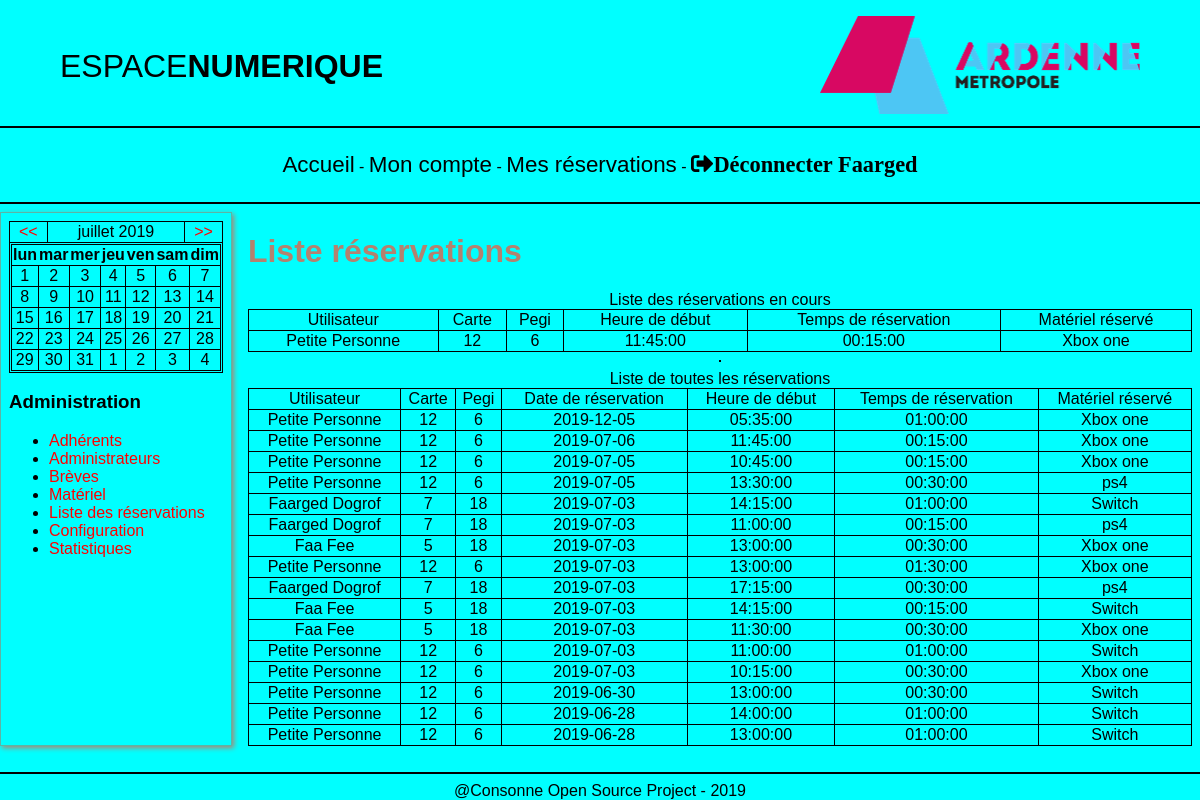
Screenshot of /liste_reservation.php (signed in) with the database file from the repository.
### tables this page shows
CREATE TABLE `fait` (
  `id_resa` int(11) NOT NULL,
  `id_user` int(11) NOT NULL
);

CREATE TABLE `users` (
  `id_user` int(11) NOT NULL,
  `nom` varchar(50) NOT NULL,
  `prenom` varchar(50) NOT NULL,
  `date_naissance` date NOT NULL COMMENT 'format AAAA-JJ-MM',
  `date_inscription` date NOT NULL COMMENT 'format AAAA-JJ-MM',
  `pseudo` varchar(50) NOT NULL,
  `carte` varchar(50) NOT NULL,
  `pass` varchar(250) NOT NULL,
  `pegi` varchar(50) NOT NULL,
  `statut` varchar(50) NOT NULL,
  `fin_inscription` date NOT NULL COMMENT 'formule date inscription + 365'
);

CREATE TABLE `reservation` (
  `id_resa` int(11) NOT NULL,
  `date_resa` date NOT NULL COMMENT 'format AAAA-JJ-MM',
  `debut_resa` time NOT NULL,
  `duree` time NOT NULL,
  `materiel_res` varchar(50) NOT NULL
);

### php/requetes/resa_journalieres.php (called while the page is built)
<?php
  require "php/connex_bdd.php";
  $date = date("Y-m-d");
  $reponse = $bdd->prepare("SELECT * FROM reservation, users, fait
    WHERE reservation.id_resa = fait.id_resa
    AND users.id_user = fait.id_user
    AND reservation.date_resa = :date_jour
    AND CURTIME() <= ADDTIME(debut_resa, duree)
    ORDER BY date_resa DESC");
  $reponse->execute(array(
    'date_jour' => $date
  ));
?>

### php/requetes/liste_resa.php (called while the page is built)
<?php   require "php/connex_bdd.php";
  $reponse = $bdd->prepare("SELECT * FROM reservation, users, fait
      WHERE reservation.id_resa = fait.id_resa
      AND users.id_user = fait.id_user
      ORDER BY date_resa DESC ");
      $reponse->execute();?>

### liste_reservation.php (the view, shortened to what this page needs)
<?php
if ($_SESSION['statut'] == 'administrateur')
{
?>
<!DOCTYPE html>
<html lang="fr">
  <head>
    <link rel="stylesheet" href="css/fontawesome-5.9.0/css/all.min.css">
    <link rel="stylesheet" href="css/main.css">
  </head>
  <body>
    <?php include "header.php"; ?>
    <div class="corps">
      <?php include 'navadmin.php'; ?>
      <div class="contenu">
        <h1>Liste réservations</h1>
        <table>
          <caption>Liste des réservations en cours</caption>
          <tr>
            <td>Utilisateur</td>
            <td>Carte</td>
            <td>Pegi</td>
            <td>Heure de début</td>
            <td>Temps de réservation</td>
            <td>Matériel réservé</td>
          </tr>
          <?php include 'php/requetes/resa_journalieres.php'; ?>
          <?php while ($donnees = $reponse->fetch()){ ?>
          <tr>
            <td><?php echo $donnees['nom']." ".$donnees['prenom']; ?></td>
            <td><?php echo $donnees['carte']; ?></td>
            <td><?php echo $donnees['pegi']; ?></td>
            <td><?php echo $donnees['debut_resa']; ?></td>
            <td><?php echo $donnees['duree'] ?></td>
            <td><?php echo $donnees['materiel_res'] ?></td>
          </tr>
          <?php } ?>
        </table>
        <hr>
        <table>
          <caption>Liste de toutes les réservations</caption>
          <tr>
            <td>Utilisateur</td>
            <td>Carte</td>
            <td>Pegi</td>
            <td>Date de réservation</td>
            <td>Heure de début</td>
            <td>Temps de réservation</td>
            <td>Matériel réservé</td>
          </tr>
          <?php include "php/requetes/liste_resa.php"; ?>
          <?php while ($donnees = $reponse->fetch()){ ?>
          <tr>
            <td><?php echo $donnees['nom']." ".$donnees['prenom']; ?></td>
            <td><?php echo $donnees['carte']; ?></td>
            <td><?php echo $donnees['pegi']; ?></td>
            <td><?php echo $donnees['date_resa']; ?></td>
            <td><?php echo $donnees['debut_resa']; ?></td>
            <td><?php echo $donnees['duree'] ?></td>
            <td><?php echo $donnees['materiel_res'] ?></td>
          </tr>
          <?php } ?>
        </table>
      </div>
    </div>
    <?php include "footer.php"; ?>
  </body>
</html>
<?php }else{
  header("Location: index.php");
  } ?>

### css/main.css (style rules this page uses)
html { margin: 0; padding: 0; box-sizing: border-box; font-family: 'Arial', sans-serif; }
body { background-color: #00FFFF; margin: 0px; display: flex; flex-direction: column; }
a { text-decoration: none; color: red }
hr { background-color: black; color: black; border: black solid 1px; }
h1 { color: #B3826F; }
html, body { height: 100%; padding: 0; margin: 0; }
.corps { display: flex; flex-flow: row wrap; }
.contenu { padding-left: 1em; padding-right: 0.5em; display: flex; flex: 1; flex-flow: column; }
table, tr, td { border-collapse: collapse; text-align: center; border: solid 1px black; }

### rows the page displays
fait: id_user.nom "Petite", id_user.prenom "Personne", id_user.carte "12", id_user.pegi "6", id_resa.debut_resa "11:45:00", id_resa.duree "00:15:00", id_resa.materiel_res "Xbox one", id_resa.date_resa "2019-07-06"
fait: id_user.nom "Petite", id_user.prenom "Personne", id_user.carte "12", id_user.pegi "6", id_resa.date_resa "2019-12-05", id_resa.debut_resa "05:35:00", id_resa.duree "01:00:00", id_resa.materiel_res "Xbox one"
fait: id_user.nom "Petite", id_user.prenom "Personne", id_user.carte "12", id_user.pegi "6", id_resa.date_resa "2019-07-05", id_resa.debut_resa "10:45:00", id_resa.duree "00:15:00", id_resa.materiel_res "Xbox one"
fait: id_user.nom "Petite", id_user.prenom "Personne", id_user.carte "12", id_user.pegi "6", id_resa.date_resa "2019-07-05", id_resa.debut_resa "13:30:00", id_resa.duree "00:30:00", id_resa.materiel_res "ps4"
fait: id_user.nom "Faarged", id_user.prenom "Dogrof", id_user.carte "7", id_user.pegi "18", id_resa.date_resa "2019-07-03", id_resa.debut_resa "14:15:00", id_resa.duree "01:00:00", id_resa.materiel_res "Switch"
fait: id_user.nom "Faarged", id_user.prenom "Dogrof", id_user.carte "7", id_user.pegi "18", id_resa.date_resa "2019-07-03", id_resa.debut_resa "11:00:00", id_resa.duree "00:15:00", id_resa.materiel_res "ps4"
fait: id_user.nom "Faa", id_user.prenom "Fee", id_user.carte "5", id_user.pegi "18", id_resa.date_resa "2019-07-03", id_resa.debut_resa "13:00:00", id_resa.duree "00:30:00", id_resa.materiel_res "Xbox one"
fait: id_user.nom "Petite", id_user.prenom "Personne", id_user.carte "12", id_user.pegi "6", id_resa.date_resa "2019-07-03", id_resa.debut_resa "13:00:00", id_resa.duree "01:30:00", id_resa.materiel_res "Xbox one"
fait: id_user.nom "Faarged", id_user.prenom "Dogrof", id_user.carte "7", id_user.pegi "18", id_resa.date_resa "2019-07-03", id_resa.debut_resa "17:15:00", id_resa.duree "00:30:00", id_resa.materiel_res "ps4"
fait: id_user.nom "Faa", id_user.prenom "Fee", id_user.carte "5", id_user.pegi "18", id_resa.date_resa "2019-07-03", id_resa.debut_resa "14:15:00", id_resa.duree "00:15:00", id_resa.materiel_res "Switch"
fait: id_user.nom "Faa", id_user.prenom "Fee", id_user.carte "5", id_user.pegi "18", id_resa.date_resa "2019-07-03", id_resa.debut_resa "11:30:00", id_resa.duree "00:30:00", id_resa.materiel_res "Xbox one"
fait: id_user.nom "Petite", id_user.prenom "Personne", id_user.carte "12", id_user.pegi "6", id_resa.date_resa "2019-07-03", id_resa.debut_resa "11:00:00", id_resa.duree "01:00:00", id_resa.materiel_res "Switch"
fait: id_user.nom "Petite", id_user.prenom "Personne", id_user.carte "12", id_user.pegi "6", id_resa.date_resa "2019-07-03", id_resa.debut_resa "10:15:00", id_resa.duree "00:30:00", id_resa.materiel_res "Xbox one"
fait: id_user.nom "Petite", id_user.prenom "Personne", id_user.carte "12", id_user.pegi "6", id_resa.date_resa "2019-06-30", id_resa.debut_resa "13:00:00", id_resa.duree "00:30:00", id_resa.materiel_res "Switch"
fait: id_user.nom "Petite", id_user.prenom "Personne", id_user.carte "12", id_user.pegi "6", id_resa.date_resa "2019-06-28", id_resa.debut_resa "14:00:00", id_resa.duree "01:00:00", id_resa.materiel_res "Switch"
fait: id_user.nom "Petite", id_user.prenom "Personne", id_user.carte "12", id_user.pegi "6", id_resa.date_resa "2019-06-28", id_resa.debut_resa "13:00:00", id_resa.duree "01:00:00", id_resa.materiel_res "Switch"

### other values shown
$_SESSION['pseudo'] "Faarged"
$texte "<< juillet 2019 >> lun mar mer jeu ven sam dim"
$jour "6"
$jour "1"
$jour "2"
$jour "3"
$jour "4"
